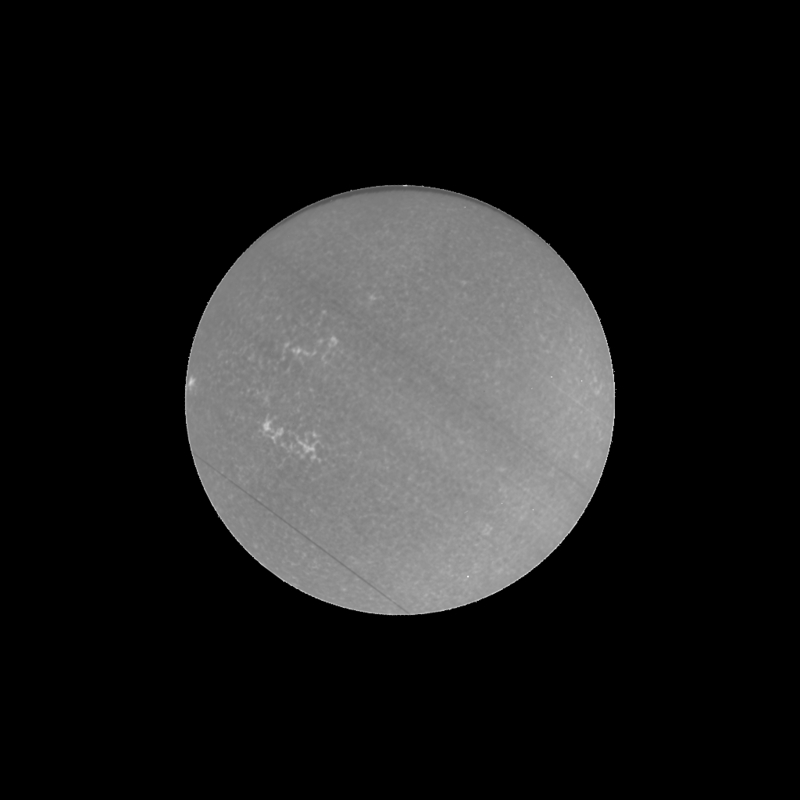
#> input picture images/CAK_19870119T035000_Q1L1b800px.jpg, 800 x 800 px
$ python 'Image_Processing (Single).py' --input_file images/CAK_19870119T035000_Q1L1b800px.jpg
#> lines starting #> are read from the running program, lines starting #| are printed output that depends on the picture; after the words box and inside, x2 and y2 are one past the last pixel; in counts of white or black regions, pixels touching at a corner belong together
import os
import cv2
import numpy as np
from argparse import ArgumentParser

parser = ArgumentParser()

parser.add_argument('--input_file', type=str, help='input file')
parser.add_argument('--binary_threshold', type=int, default=180, help='input file')
parser.add_argument('--outlier_detection', type=str, default='z-score', help='z-score/tukeys method')
parser.add_argument('--mask_area_thr', type=int, default=640000, help='additional threshold for outlier detection')
parser.add_argument('--output_folder', type=str, help='input file')

args = parser.parse_args()

# Reading the image from the present directory

image = cv2.imread(args.input_file)
#> image is the input picture: shape (800, 800, 3); min 0, max 235, mean 31.7

# The initial processing of the image

image = cv2.medianBlur(image, 3)
image_bw = cv2.cvtColor(image, cv2.COLOR_BGR2GRAY)

# The declaration of CLAHE
# clipLimit -> Threshold for contrast limiting

clahe = cv2.createCLAHE(clipLimit = 5)
final_img = clahe.apply(image_bw)
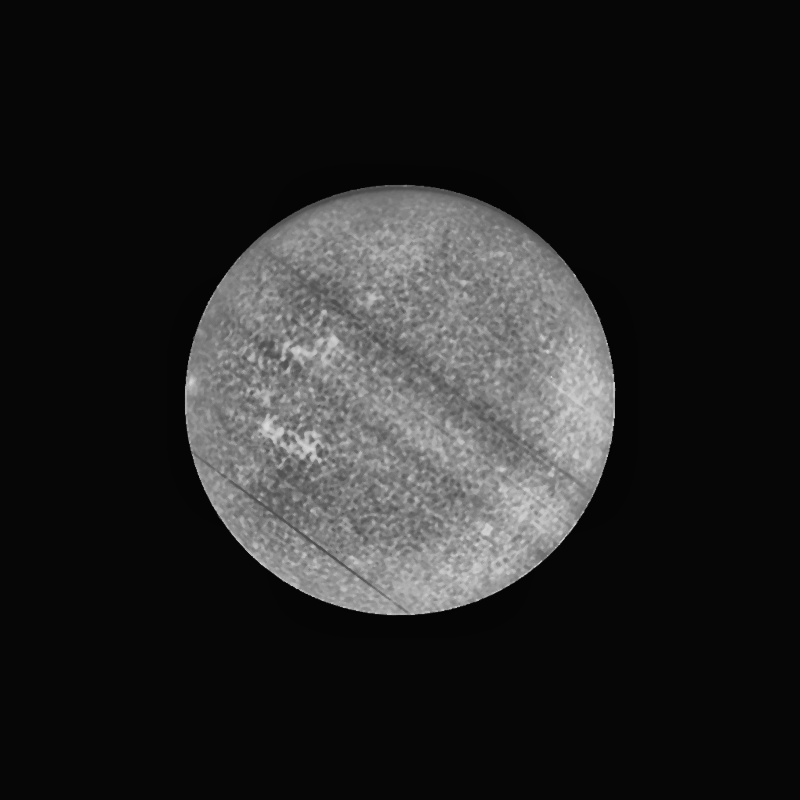
#> final_img: shape (800, 800); min 4, max 218, mean 35.7

# 2 erosions and 1 dilation

final_img=cv2.erode(final_img,None,iterations=2)
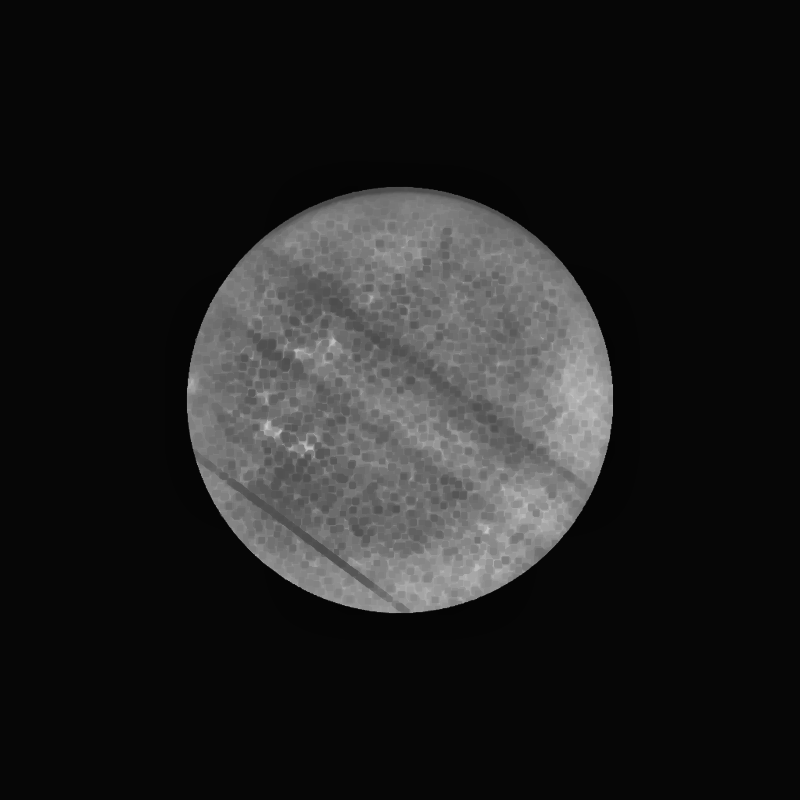
#> final_img: shape (800, 800); min 4, max 206, mean 31.2
final_img=cv2.dilate(final_img,None,iterations=1)

# Ordinary thresholding the same image

_, ordinary_img = cv2.threshold(final_img, args.binary_threshold, 255, cv2.THRESH_BINARY)
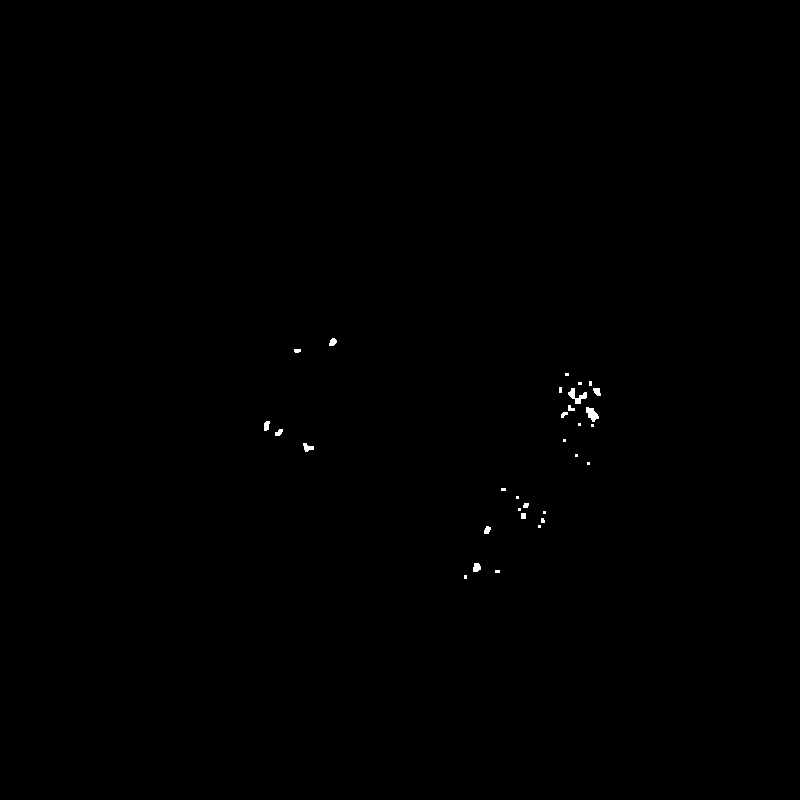
#> ordinary_img: shape (800, 800); 0.14% white; 31 white regions (17 under 20 px), largest, box (x1, y1, x2, y2) and area: (568, 388, 587, 404) 132, (586, 407, 599, 422) 116, (303, 443, 314, 452) 60

ordinary_img=cv2.erode(ordinary_img,None,iterations=1)
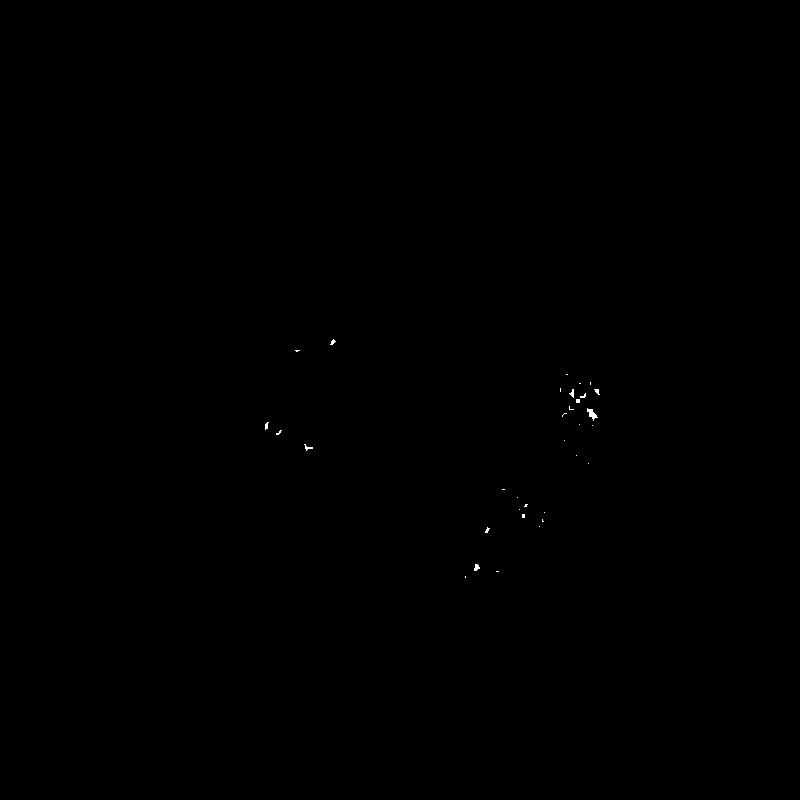
#> ordinary_img: shape (800, 800); 0.05% white in thin lines or dots, all inside (x1, y1, x2, y2) = (265, 339, 600, 578)
ordinary_img=cv2.dilate(ordinary_img,None,iterations=1)

mask_areas=[]
canvases=[]
contours_draw,hierarchy=cv2.findContours(ordinary_img,cv2.RETR_LIST,cv2.CHAIN_APPROX_NONE)
#> contours_draw = 31 contours, 21 with area under 20; largest, box (x1, y1, x2, y2) and area: (568, 388, 587, 404) 98, (586, 407, 599, 422) 94, (473, 563, 481, 572) 46, (303, 443, 314, 452) 44, (329, 338, 337, 346) 36

#save mask areas and masks

for i in range(len(contours_draw)):
    canvas=np.zeros(image.shape[0:2],np.uint8)
    cv2.drawContours(canvas,[contours_draw[i]],-1,(255,255,255),-1)
    mask_areas.append(canvas.sum()/255)
    canvases.append(canvas)
#> this loop made 31 passes
#> canvas: shape (800, 800); 0.01% white; 1 white region, box (x1, y1, x2, y2) and area: (329, 338, 337, 346) 47
#> after the loop, canvases = 31 items; mask_areas = 31 values, max 132 at index 24, min 9 at index 4, mean 29.94

indexes=[]

#outlier detection through z-score or tukeys method

if(args.outlier_detection=='z-score'):
    thr=np.mean(mask_areas)+3*np.std(mask_areas)
#> thr = 117.9
    for i in range(len(mask_areas)):
        if(mask_areas[i]>thr or mask_areas[i]>args.mask_area_thr):
            indexes.append(i)
#> after the loop, indexes = [24]
else:
    thr=np.percentile(mask_areas,75) + 1.5*(np.percentile(mask_areas,75)-np.percentile(mask_areas,25))
    for i in range(len(mask_areas)):
        if(mask_areas[i]>thr or mask_areas[i]>args.mask_area_thr):
            indexes.append(i)

outlier_removed=ordinary_img

for i in indexes:
    outlier_removed=cv2.bitwise_xor(canvases[i],outlier_removed)
#> this loop made 1 pass

outlier_removed=cv2.erode(outlier_removed,None,iterations=1)

#im=cv2.dilate(im,None,iterations=1)

cv2.imshow("CLAHE",final_img)
cv2.imshow("ordinary threshold", ordinary_img)
cv2.imshow("outliers removed", outlier_removed)
cv2.waitKey(0)
cv2.waitKey(0)
cv2.waitKey(0)

#save the images

file_name=args.input_file.split('/')[-1]

#> (the run stopped early here; a loop or call above may not have finished)
